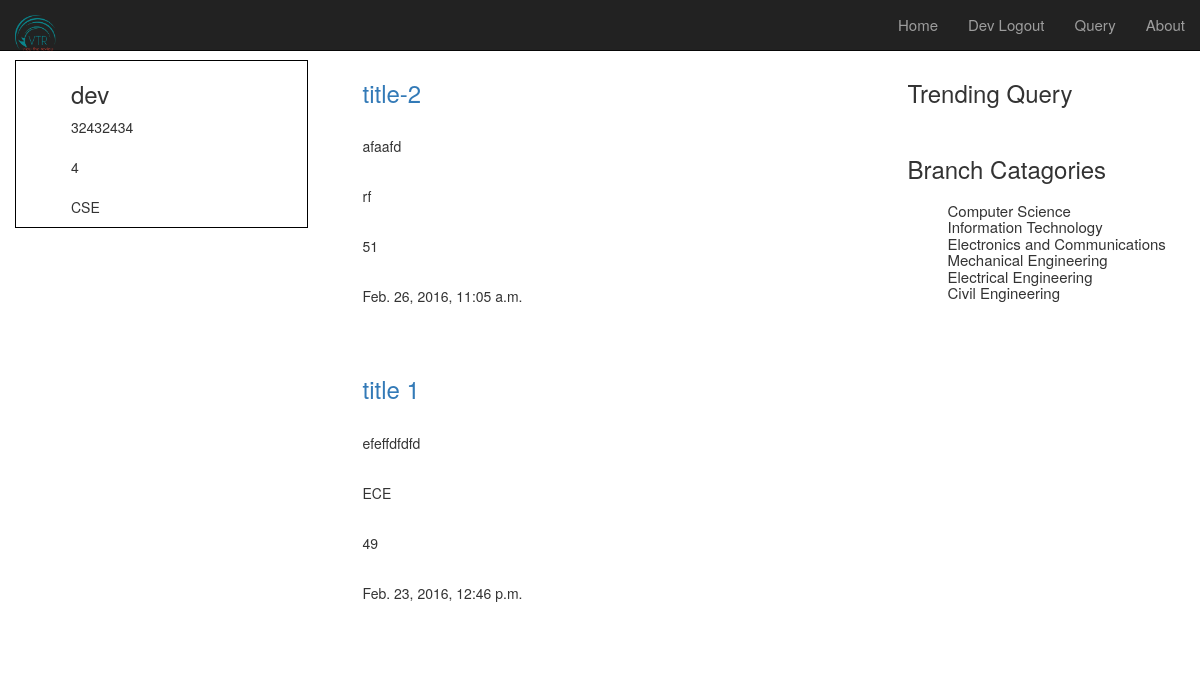
/vtr/ (signed in), run on an earlier commit of the app's database.
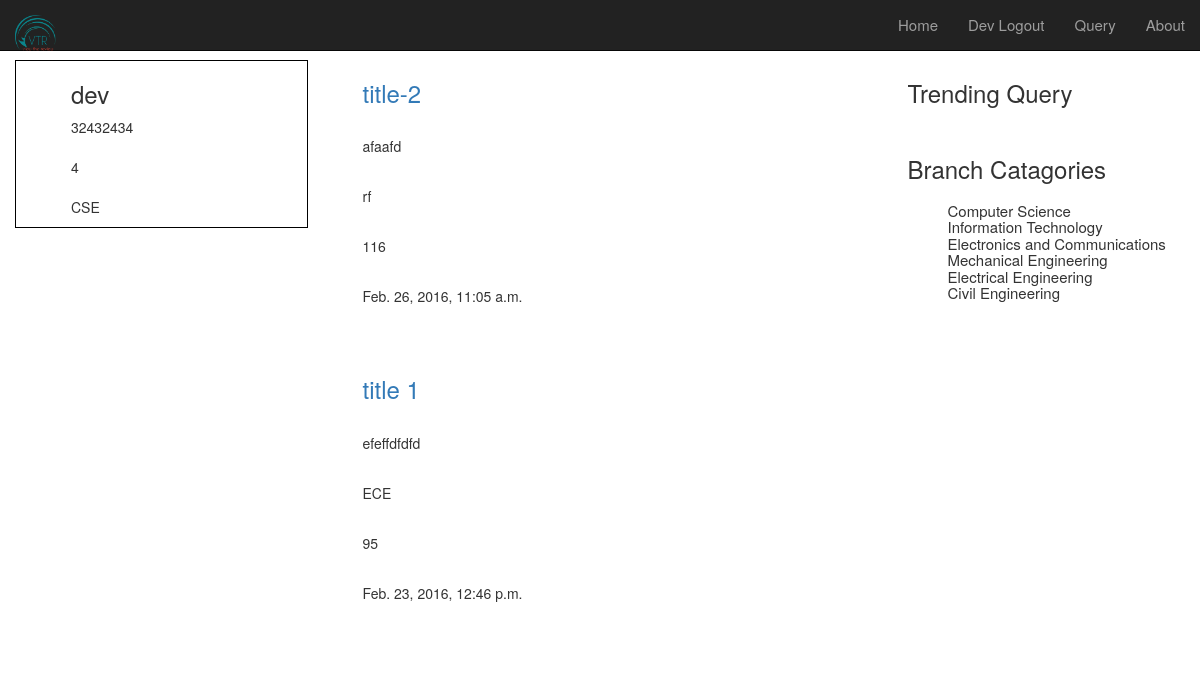
And on a later commit of the database.
### vtr/models.py (models this page shows, shortened)
class Query(models.Model):
    title = models.CharField(max_length=100, default='title', unique=True)
    created_at = models.DateTimeField(auto_now_add=True)
    content = models.TextField()
    tag = models.CharField(max_length=20, blank=True, null=True)
    views = models.IntegerField(default=0)
    slug = models.SlugField(unique=True)

### vtr/views.py (the view)
# urls.py: urlpatterns = patterns('', url(r'^$', views.index, name='index'),
@login_required
def index(request):
    userprofile = UserProfile.objects.filter(user=request.user.id)
    allquery = Query.objects.all().order_by('-created_at')
    popular_query = Query.objects.order_by('-views')[:5]
    context_dict = {
        'userprofile': userprofile,
        'allquery': allquery,
        'popular_query': popular_query,
    }
    return render(request, 'vtr/index.html', context_dict)

### templates/vtr/index.html (shortened to what this page needs)
{% extends 'vtr/base.html' %}
{% block body_block %}
    <div class="row">
        <div class="col-lg-3" id="left">
            <ul>
                <h3>{{ user.username}}</h3>
                {% for users in userprofile %}
                    {{ users.rollnumber }}
                    <br><br>
                    {{ users.year }}
                    <br><br>
                    {{ users.branch }}
                {% endfor %}
            </ul>
        </div>
        <div class="col-lg-6" id="middle">
            <ul>
                {% for query in allquery %}
                    <h3><a href="{{ query.slug }}">{{ query.title }}</a></h3>
                    <br>
                    <p>{{ query.content }}</p>
                    <br>
                    <p>{{ query.tag }}</p>
                    <br>
                    <p>{{ query.views }}</p>
                    <br>
                    <p>{{ query.created_at }}</p>
                    <br><br>
                {% endfor %}
            </ul>
        </div>
        <div class="col-lg-3" id="right">
            <div>
                <h3>Trending Query</h3>
            </div>
            <br>
            <div>
                <h3>Branch Catagories<h3/>
                <ul style="list-style-type: none" class="blist">
                    <li>Computer Science</li>
                    <li>Information Technology</li>
                    <li>Electronics and Communications</li>
                    <li>Mechanical Engineering</li>
                    <li>Electrical Engineering</li>
                    <li>Civil Engineering</li>
                </ul>
            </div>
        </div>
    </div>
{% endblock %}

What changed in the data, as far as the page shows it:
changed Query "title-2": views "51" → "116"
changed Query "title 1": views "49" → "95"
